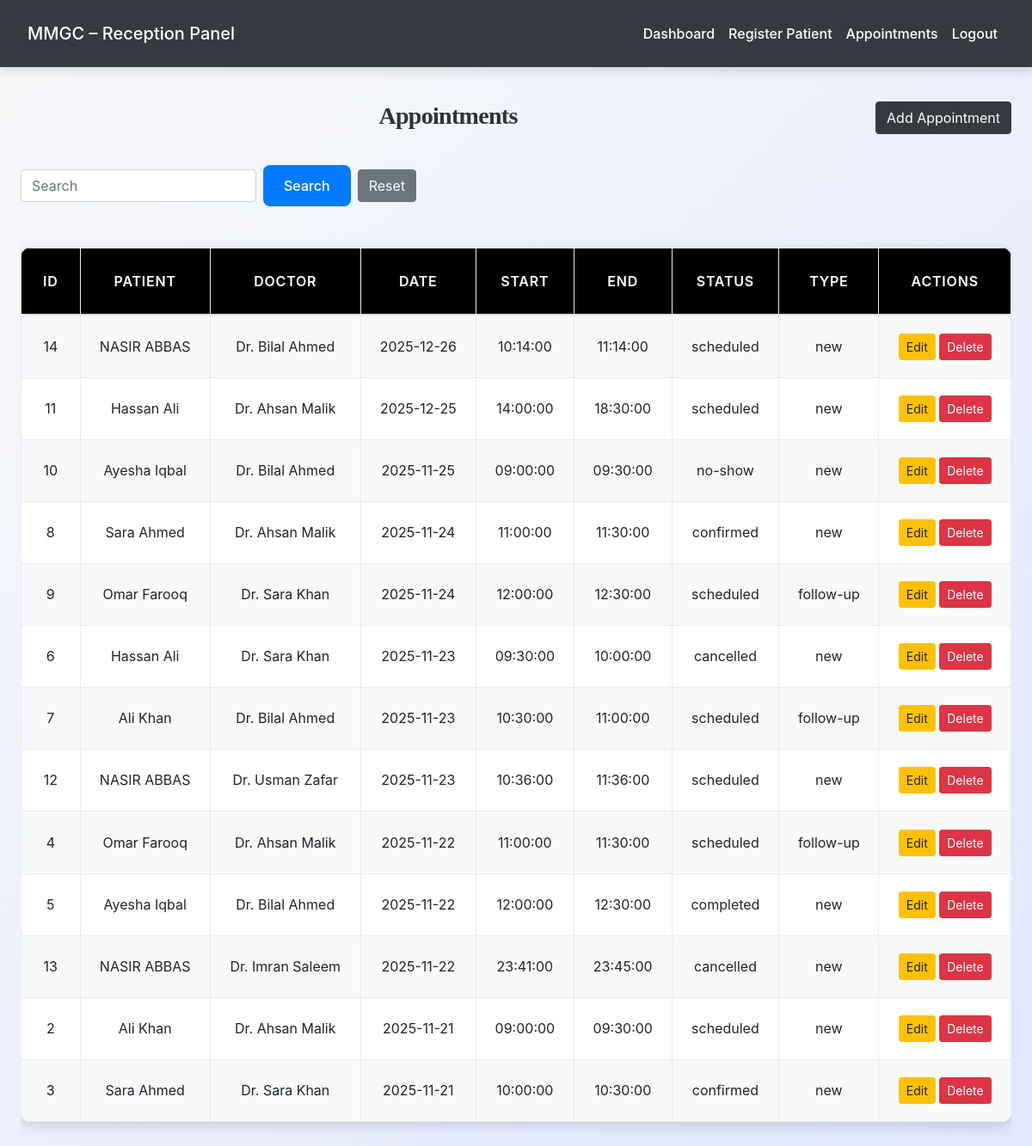
/reception/view_appointments.php (signed in), run on an earlier commit of the app's database.
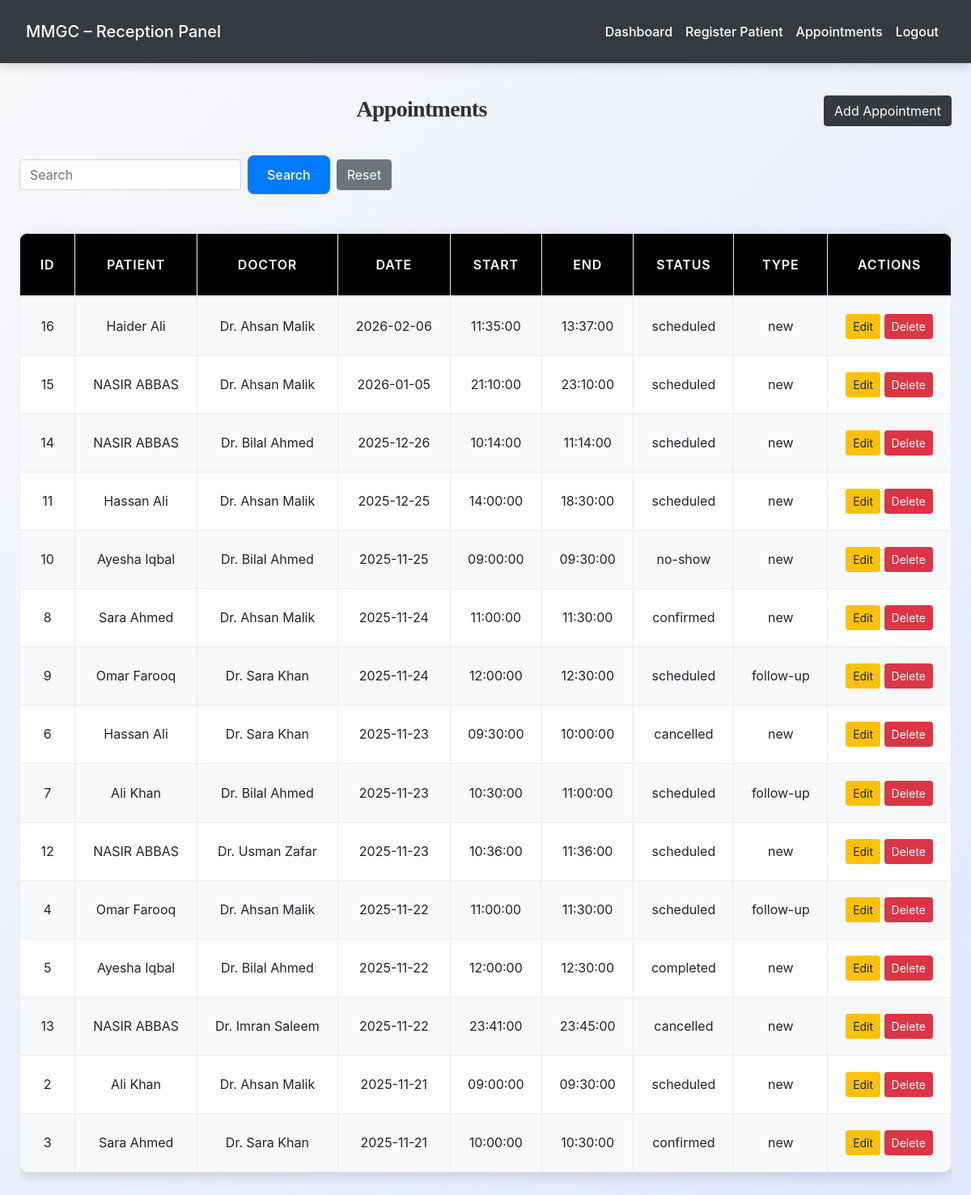
And on a later commit of the database.
### tables this page shows
CREATE TABLE `appointments` (
  `id` int(11) NOT NULL,
  `patient_id` int(11) NOT NULL,
  `doctor_id` int(11) NOT NULL,
  `appointment_date` date NOT NULL,
  `start_time` time NOT NULL,
  `end_time` time NOT NULL,
  `status` enum('scheduled','confirmed','completed','cancelled','no-show') DEFAULT 'scheduled',
  `appointment_type` enum('new','follow-up') DEFAULT 'new',
  `notes` text DEFAULT NULL,
  `created_at` timestamp NOT NULL DEFAULT current_timestamp()
);

CREATE TABLE `patients` (
  `id` int(11) NOT NULL,
  `mr_number` varchar(20) NOT NULL,
  `name` varchar(100) NOT NULL,
  `email` varchar(100) DEFAULT NULL,
  `phone` varchar(15) NOT NULL,
  `password` varchar(255) DEFAULT NULL,
  `date_of_birth` date DEFAULT NULL,
  `gender` enum('male','female','other') DEFAULT NULL,
  `blood_group` varchar(5) DEFAULT NULL,
  `address` text DEFAULT NULL,
  `guardian_name` varchar(100) DEFAULT NULL,
  `guardian_phone` varchar(15) DEFAULT NULL,
  `registration_date` date DEFAULT curdate(),
  `status` enum('active','inactive') DEFAULT 'active',
  `created_at` timestamp NOT NULL DEFAULT current_timestamp()
);

CREATE TABLE `doctors` (
  `id` int(11) NOT NULL,
  `full_name` varchar(150) NOT NULL,
  `email` varchar(150) DEFAULT NULL,
  `phone` varchar(50) DEFAULT NULL,
  `password` varchar(255) DEFAULT NULL,
  `specialization` varchar(150) DEFAULT NULL,
  `qualification` varchar(150) DEFAULT NULL,
  `experience_years` int(11) DEFAULT NULL,
  `consultation_fee` decimal(10,2) DEFAULT NULL,
  `profile_image` varchar(255) DEFAULT NULL,
  `bio` text DEFAULT NULL,
  `status` enum('active','inactive','on_leave') DEFAULT 'active',
  `created_at` timestamp NOT NULL DEFAULT current_timestamp()
);

### reception/view_appointments.php (the view, shortened to what this page needs)
<?php
require_once('../config.php');
$query = "SELECT a.*, p.name AS patient_name, d.full_name AS doctor_name
          FROM appointments a
          LEFT JOIN patients p ON a.patient_id=p.id
          LEFT JOIN doctors d ON a.doctor_id=d.id";
$query .= " ORDER BY a.appointment_date DESC, a.start_time ASC";
$res = $conn->query($query);
?>
<!DOCTYPE html>
<html>
<head>
    <link rel="stylesheet" href="https://stackpath.bootstrapcdn.com/bootstrap/4.5.2/css/bootstrap.min.css">
    <link rel="stylesheet" href="../css/style.css">
</head>
<body>
<div class="container mt-4">
    <a href="add_appointment.php" class="btn btn-dark float-right">Add Appointment</a>
    <h3>Appointments</h3>
    <form method="GET" class="form-inline mb-3">
        <input type="text" name="search" placeholder="Search" class="form-control mr-2">
        <button class="btn btn-primary">Search</button>
        <a href="view_appointments.php" class="btn btn-secondary ml-2">Reset</a>
    </form>
    <div class="table-responsive">
        <table class="table table-bordered table-hover">
            <thead>
                <tr>
                    <th>ID</th>
                    <th>Patient</th>
                    <th>Doctor</th>
                    <th>Date</th>
                    <th>Start</th>
                    <th>End</th>
                    <th>Status</th>
                    <th>Type</th>
                    <th>Actions</th>
                </tr>
            </thead>
            <tbody>
                <?php
                if($res->num_rows>0){
                    while($row=$res->fetch_assoc()){
                        echo "<tr>
                            <td>{$row['id']}</td>
                            <td>{$row['patient_name']}</td>
                            <td>{$row['doctor_name']}</td>
                            <td>{$row['appointment_date']}</td>
                            <td>{$row['start_time']}</td>
                            <td>{$row['end_time']}</td>
                            <td>{$row['status']}</td>
                            <td>{$row['appointment_type']}</td>
                            <td>
                                <a href='edit_appointment.php?id={$row['id']}' class='btn btn-warning btn-sm'>Edit</a>
                                <a href='view_appointments.php?delete_id={$row['id']}' onclick=\"return confirm('Delete this appointment?');\" class='btn btn-danger btn-sm'>Delete</a>
                            </td>
                        </tr>";
                    }
                } else {
                    echo "<tr><td colspan='9' class='text-center'>No appointments found.</td></tr>";
                }
                ?>
            </tbody>
        </table>
    </div>
</div>
</body>
</html>

What changed in the data, as far as the page shows it:
added appointments: id "16", patient.name "Haider Ali", doctor.full_name "Dr. Ahsan Malik", appointment_date "2026-02-06", start_time "11:35:00", end_time "13:37:00", status "scheduled", appointment_type "new"
added appointments: id "15", patient.name "NASIR ABBAS", doctor.full_name "Dr. Ahsan Malik", appointment_date "2026-01-05", start_time "21:10:00", end_time "23:10:00", status "scheduled", appointment_type "new"
